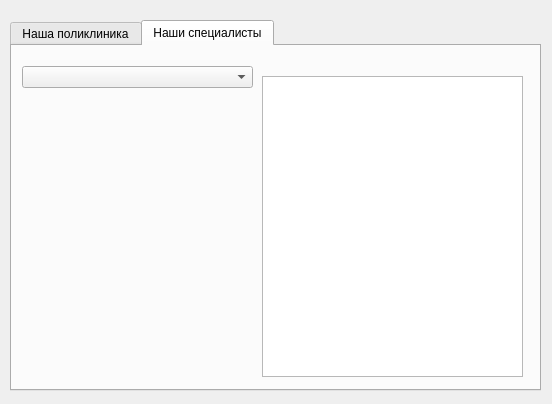
<?xml version="1.0" encoding="UTF-8"?>
<ui version="4.0">
 <class>ClinicInfoDialog</class>
 <widget class="QDialog" name="ClinicInfoDialog">
  <property name="geometry">
   <rect>
    <x>0</x>
    <y>0</y>
    <width>552</width>
    <height>404</height>
   </rect>
  </property>
  <property name="windowTitle">
   <string>Clinic info</string>
  </property>
  <widget class="QTabWidget" name="tabWidgetClinic">
   <property name="geometry">
    <rect>
     <x>10</x>
     <y>20</y>
     <width>531</width>
     <height>371</height>
    </rect>
   </property>
   <property name="font">
    <font>
     <pointsize>9</pointsize>
    </font>
   </property>
   <property name="currentIndex">
    <number>1</number>
   </property>
   <widget class="QWidget" name="tab">
    <attribute name="title">
     <string>Наша поликлиника</string>
    </attribute>
    <widget class="QLabel" name="label">
     <property name="geometry">
      <rect>
       <x>280</x>
       <y>40</y>
       <width>174</width>
       <height>42</height>
      </rect>
     </property>
     <property name="font">
      <font>
       <pointsize>10</pointsize>
      </font>
     </property>
     <property name="text">
      <string>Больница
Принстон-Плейнсборо</string>
     </property>
    </widget>
    <widget class="QLabel" name="clinicPic">
     <property name="geometry">
      <rect>
       <x>10</x>
       <y>0</y>
       <width>261</width>
       <height>161</height>
      </rect>
     </property>
     <property name="text">
      <string/>
     </property>
    </widget>
    <widget class="QPlainTextEdit" name="plainEditInfo">
     <property name="geometry">
      <rect>
       <x>10</x>
       <y>160</y>
       <width>501</width>
       <height>171</height>
      </rect>
     </property>
     <property name="font">
      <font>
       <pointsize>9</pointsize>
      </font>
     </property>
     <property name="readOnly">
      <bool>true</bool>
     </property>
     <property name="plainText">
      <string/>
     </property>
     <property name="placeholderText">
      <string/>
     </property>
    </widget>
   </widget>
   <widget class="QWidget" name="tab_2">
    <attribute name="title">
     <string>Наши специалисты</string>
    </attribute>
    <widget class="QComboBox" name="doctorSelect">
     <property name="geometry">
      <rect>
       <x>10</x>
       <y>20</y>
       <width>231</width>
       <height>22</height>
      </rect>
     </property>
     <property name="font">
      <font>
       <pointsize>8</pointsize>
      </font>
     </property>
     <property name="cursor">
      <cursorShape>PointingHandCursor</cursorShape>
     </property>
    </widget>
    <widget class="QLabel" name="doctorPhoto">
     <property name="geometry">
      <rect>
       <x>20</x>
       <y>60</y>
       <width>191</width>
       <height>211</height>
      </rect>
     </property>
     <property name="text">
      <string/>
     </property>
    </widget>
    <widget class="QPlainTextEdit" name="editDoctorDescription">
     <property name="geometry">
      <rect>
       <x>250</x>
       <y>30</y>
       <width>261</width>
       <height>301</height>
      </rect>
     </property>
     <property name="font">
      <font>
       <pointsize>8</pointsize>
      </font>
     </property>
     <property name="readOnly">
      <bool>true</bool>
     </property>
    </widget>
   </widget>
  </widget>
 </widget>
 <resources/>
 <connections/>
</ui>
